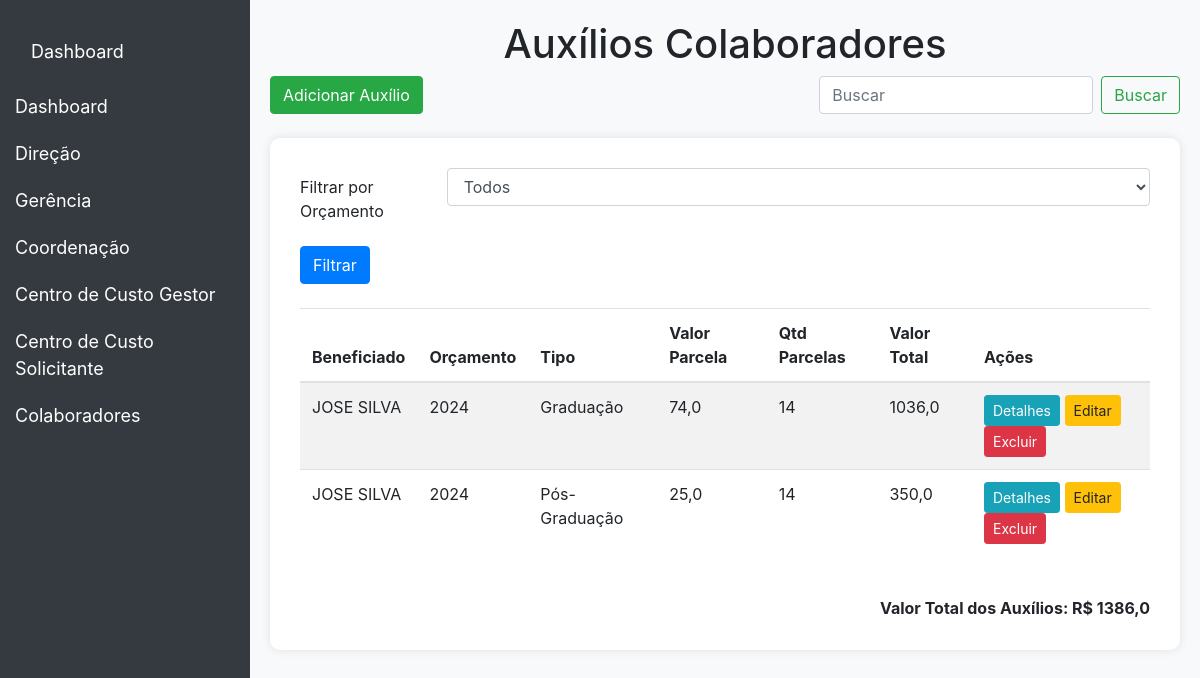
The page /auxilios/ on the database as committed earlier.
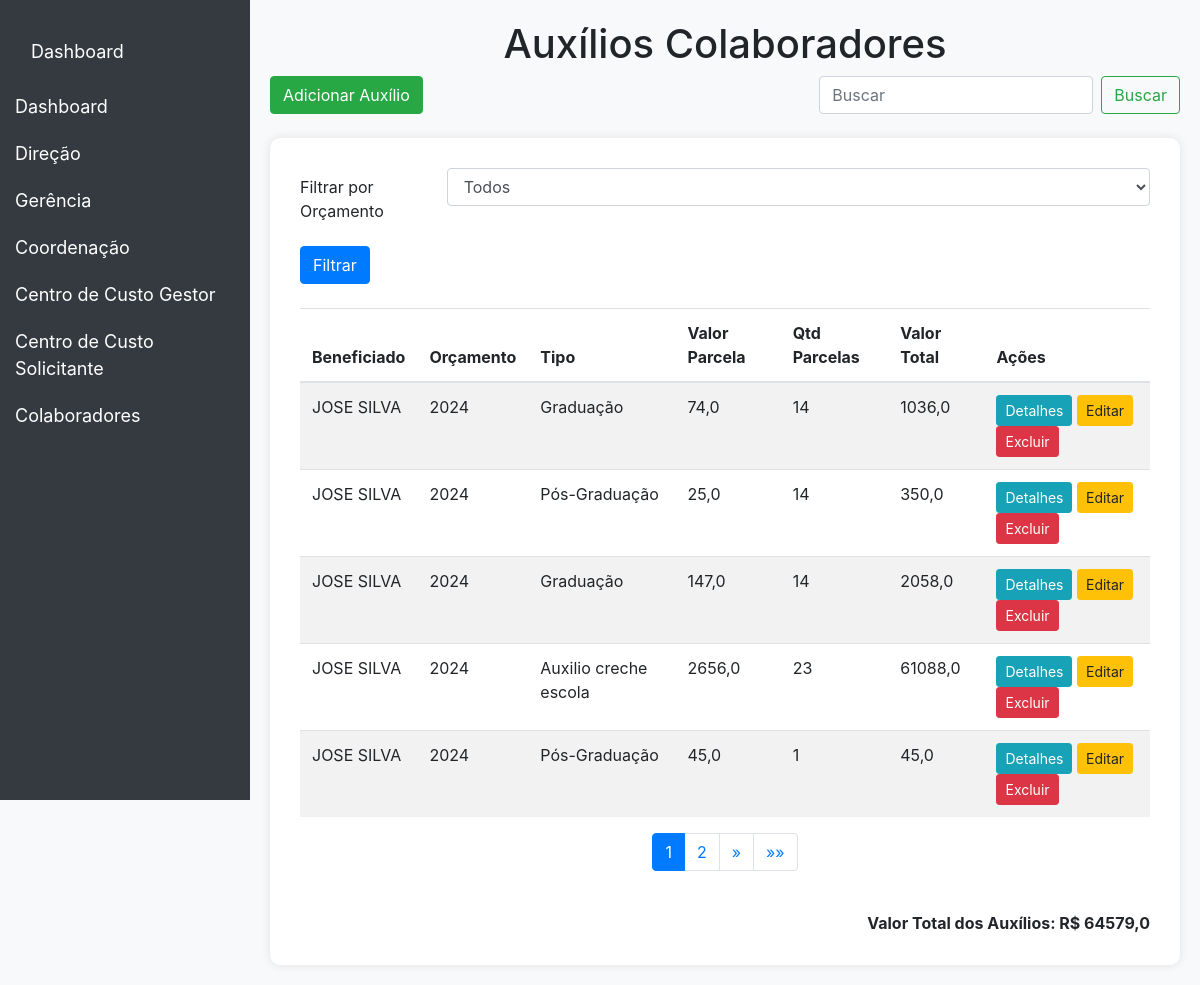
The same page on the database as committed later.
### auxilios/models.py (models this page shows, shortened)
class AuxilioColaborador(models.Model):
    baneficiado = models.ForeignKey(Colaborador, on_delete=models.PROTECT)
    orcamento = models.ForeignKey(Orcamento, related_name='auxilios_colaboradores', on_delete=models.PROTECT)
    tipo_choices = [
        ('A', 'Graduação'),
        ('B', 'Pós-Graduação'),
        ('C', 'Auxilio creche escola'),
    ]
    tipo = models.CharField(max_length=100, choices=tipo_choices, null=True, blank=True)
    valor_parcela = models.FloatField(null=True, blank=True)
    valor_total = models.FloatField(null=True, blank=True, editable=False)
    obs = models.CharField(max_length=200, null=True, blank=True)
    mes_inicio = models.DateField()
    qtd_parcelas = models.PositiveIntegerField()
    mes_fim = models.DateField(editable=False)
    class Meta:
        verbose_name = 'Auxílio Colaborador'
        verbose_name_plural = 'Auxílios Colaboradores'

### contract/models.py (models this page shows, shortened)
class Colaborador(models.Model):
    nome_completo = models.CharField(max_length=100, null=True)
    mat = models.IntegerField(null=True, blank=True,verbose_name='Matrícula')
    direcao = models.ForeignKey(Direcao, on_delete=models.SET_NULL, related_name='colaboradores', null=True, blank=True)
    gerencia = models.ForeignKey(Gerencia, on_delete=models.SET_NULL, related_name='colaboradores', null=True, blank=True)
    coordenacao = models.ForeignKey(Coordenacao, on_delete=models.SET_NULL, related_name='colaboradores', null=True, blank=True)
    ramal = models.CharField(max_length=4,null=True, blank=True)
    email = models.EmailField(max_length=50,null=True, blank=True)
    class Meta:
        verbose_name = 'Colaborador'
        verbose_name_plural = 'Colaboradores'

class Orcamento(models.Model):
    ano = models.IntegerField()
    centro = models.ForeignKey(CentroDeCustoGestor, on_delete=models.CASCADE)
    CLASSE_CHOICES = [
        ('A', 'OPEX'),
        ('B', 'CAPEX'),
    ]
    classe = models.CharField(max_length=100, choices=CLASSE_CHOICES, blank=True, null=True)
    valor = models.DecimalField(max_digits=10, decimal_places=2, default=0)
    class Meta:
        verbose_name = 'Orçamento'
        verbose_name_plural = 'Orçamentos'
        unique_together = ('ano', 'centro', 'classe')

### auxilios/views.py (the view)
# urls.py: path('', AuxilioColaboradorListView.as_view(), name='auxiliocolaborador_list'),
class AuxilioColaboradorListView(ListView):
    model = AuxilioColaborador
    template_name = 'auxiliocolaborador_list.html'
    context_object_name = 'auxilios_colaboradores'
    paginate_by = 5
    def get_queryset(self):
        queryset = super().get_queryset()
        orcamento_id = self.request.GET.get('orcamento_id')
        if orcamento_id:
            queryset = queryset.filter(orcamento_id=orcamento_id)
        return queryset.order_by('id')
    def get_context_data(self, **kwargs):
        context = super().get_context_data(**kwargs)
        total_auxilios = self.get_queryset().aggregate(total=Sum('valor_total'))['total'] or 0
        context['valor_total_auxilios'] = total_auxilios
        context['orcamentos'] = Orcamento.objects.all()
        return context

### auxilios/templates/auxiliocolaborador_list.html (shortened to what this page needs)
<!DOCTYPE html>
<html lang="en">
<head>
    <link href="https://stackpath.bootstrapcdn.com/bootstrap/4.5.2/css/bootstrap.min.css" rel="stylesheet">
</head>
<body>
<div class="sidebar">
    <nav class="navbar navbar-expand-lg navbar-dark">
        <a class="navbar-brand" href="#">Dashboard</a>
    </nav>
    <a href="{% url 'dashboard' %}">Dashboard</a>
    <button class="dropdown-btn">Direção
    </button>
    <button class="dropdown-btn">Gerência
    </button>
    <button class="dropdown-btn">Coordenação
    </button>
    <button class="dropdown-btn">Centro de Custo Gestor
    </button>
    <button class="dropdown-btn">Centro de Custo Solicitante
    </button>
    <button class="dropdown-btn">Colaboradores
    </button>
</div>
<div class="content">
    <h1 class="text-center">Auxílios Colaboradores</h1>
    <div class="d-flex justify-content-between mb-4">
        <a href="{% url 'auxiliocolaborador_create' %}" class="btn btn-success">Adicionar Auxílio</a>
        <form class="form-inline" method="get" action="{% url 'auxiliocolaborador_list' %}">
            <input class="form-control mr-sm-2" type="search" name="search" placeholder="Buscar" aria-label="Buscar">
            <button class="btn btn-outline-success my-2 my-sm-0" type="submit">Buscar</button>
        </form>
    </div>
    <div class="table-container">
        <form method="get" action="{% url 'auxiliocolaborador_list' %}">
            <div class="form-group row">
                <label for="orcamento" class="col-sm-2 col-form-label">Filtrar por Orçamento</label>
                <div class="col-sm-10">
                    <select class="form-control" id="orcamento" name="orcamento_id">
                        <option value="">Todos</option>
                    </select>
                </div>
            </div>
            <button type="submit" class="btn btn-primary">Filtrar</button>
        </form>
        <table class="table table-striped mt-4">
            <thead>
                <tr>
                    <th>Beneficiado</th>
                    <th>Orçamento</th>
                    <th>Tipo</th>
                    <th>Valor Parcela</th>
                    <th>Qtd Parcelas</th>
                    <th>Valor Total</th>
                    <th>Ações</th>
                </tr>
            </thead>
            <tbody>
                {% for auxilio in auxilios_colaboradores %}
                <tr>
                    <td>{{ auxilio.baneficiado.nome_completo }}</td>
                    <td>{{ auxilio.orcamento.ano }}</td>
                    <td>{{ auxilio.get_tipo_display }}</td>
                    <td>{{ auxilio.valor_parcela }}</td>
                    <td>{{ auxilio.qtd_parcelas }}</td>
                    <td>{{ auxilio.valor_total }}</td>
                    <td>
                        <a href="{% url 'auxiliocolaborador_detail' auxilio.pk %}" class="btn btn-info btn-sm">Detalhes</a>
                        <a href="{% url 'auxiliocolaborador_update' auxilio.pk %}" class="btn btn-warning btn-sm">Editar</a>
                        <a href="{% url 'auxiliocolaborador_delete' auxilio.pk %}" class="btn btn-danger btn-sm">Excluir</a>
                    </td>
                </tr>
                {% empty %}
                <tr>
                    <td colspan="7" class="text-center">Nenhum auxílio encontrado.</td>
                </tr>
                {% endfor %}
            </tbody>
        </table>
        <div class="d-flex justify-content-center">
            {% if is_paginated %}
                <nav aria-label="Page navigation">
                    <ul class="pagination">
                        {% for num in paginator.page_range %}
                            {% if num == page_obj.number %}
                                <li class="page-item active"><span class="page-link">{{ num }} <span class="sr-only">(atual)</span></span></li>
                            {% else %}
                                <li class="page-item"><a class="page-link" href="?page={{ num }}{% if request.GET.orcamento_id %}&orcamento_id={{ request.GET.orcamento_id }}{% endif %}">{{ num }}</a></li>
                            {% endif %}
                        {% endfor %}
                        {% if page_obj.has_next %}
                            <li class="page-item">
                                <a class="page-link" href="?page={{ page_obj.next_page_number }}{% if request.GET.orcamento_id %}&orcamento_id={{ request.GET.orcamento_id }}{% endif %}" aria-label="Próxima">
                                    <span aria-hidden="true">&raquo;</span>
                                </a>
                            </li>
                            <li class="page-item">
                                <a class="page-link" href="?page={{ paginator.num_pages }}{% if request.GET.orcamento_id %}&orcamento_id={{ request.GET.orcamento_id }}{% endif %}" aria-label="Última">
                                    <span aria-hidden="true">&raquo;&raquo;</span>
                                </a>
                            </li>
                        {% endif %}
                    </ul>
                </nav>
            {% endif %}
        </div>
        <div class="text-right mt-4">
            <strong>Valor Total dos Auxílios: R$ {{ valor_total_auxilios }}</strong>
        </div>
    </div>
</div>
</body>
</html>

### auxilios/templates/auxiliocolaborador_list.html (style rules this page uses)
body { display: flex; min-height: 100vh; background-color: #f8f9fa; }
.sidebar { width: 250px; background-color: #343a40; height: 100vh; position: fixed; padding-top: 20px; }
.sidebar a, .dropdown-btn { padding: 10px 15px; text-align: left; font-size: 18px; color: white; display: block; text-decoration: none; }
.dropdown-btn { border: none; background: none; outline: none; cursor: pointer; }
.content { margin-left: 250px; padding: 20px; flex: 1; }
.table-container { background-color: #ffffff; padding: 30px; border-radius: 10px; box-shadow: 0 0 10px rgba(0, 0, 0, 0.1); }

Rows that differ between the two databases and show on the page:
added AuxilioColaborador: baneficiado.nome_completo "JOSE SILVA", orcamento.ano "2024", tipo "Graduação", valor_parcela "147,0", qtd_parcelas "14", valor_total "2058,0"
added AuxilioColaborador: baneficiado.nome_completo "JOSE SILVA", orcamento.ano "2024", tipo "Auxilio creche escola", valor_parcela "2656,0", qtd_parcelas "23", valor_total "61088,0"
added AuxilioColaborador: baneficiado.nome_completo "JOSE SILVA", orcamento.ano "2024", tipo "Pós-Graduação", valor_parcela "45,0", qtd_parcelas "1", valor_total "45,0"
Other text that changed with them:
{{ valor_total_auxilios }}: "1386,0" → "64579,0"
new list line: "1"
new list line: "2"
